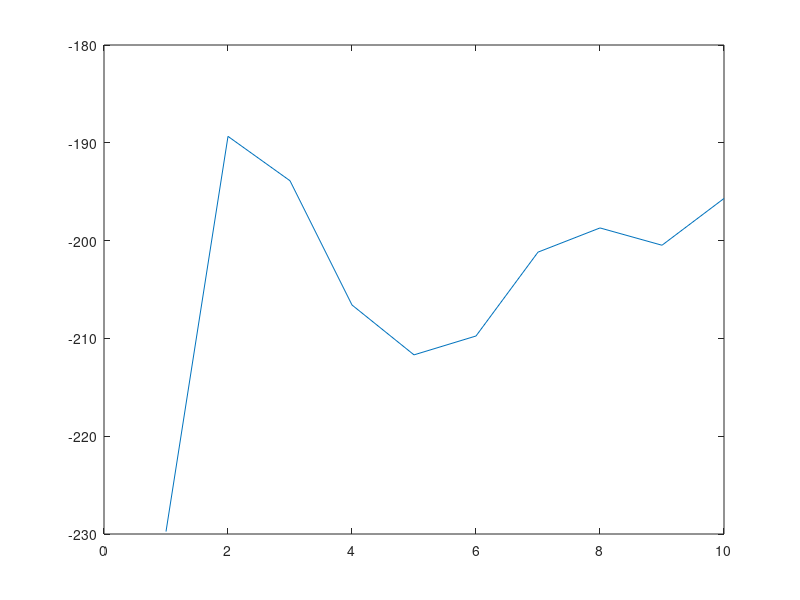

The MATLAB script that drew this image:
clear all
close all
rng(0);
n = 200; % sample size
K = 2; % number of lines
e = [.7 .3]; % mixing weights
w = [-2 1]; % slopes of lines
b = [.5 -.5]; % offsets of lines
v = [.2 .1]; % variances
for i=1:n
x(i) = rand;
if rand < e(1);
y(i) = w(1)*x(i) + b(1) + randn*sqrt(v(1));
else
y(i) = w(2)*x(i) + b(2) + randn*sqrt(v(2));
end
end
plot(x,y,'bo')
hold on
t=0:0.01:1;
plot(t,w(1)*t+b(1),'k')
plot(t,w(2)*t+b(2),'k')

% EM algorithm
e = [.5 .5]; 
w = [1 -1]; % slopes of lines
b = [0 0]; % offsets of lines
v = repmat(var(y), 1, 2); % variances
log_likelihood = zeros(500, 1);
for iter = 1:10
    u = w' * x + b' * ones(n, 1)'; 
    w_mat = repmat(w', 1, 200); 
    x_mat = vertcat(x, x);
    y_mat = vertcat(y, y);
    v_mat = v' * ones(1, n);
    
    gaussian_pdf = normpdf(y_mat, u, sqrt(v_mat));
    e_mat = repmat(e', 1, 200);
    phi_num = e_mat .* gaussian_pdf;
    phi_dem = sum(phi_num, 1);
    phi = phi_num ./ repmat(phi_dem, 2, 1);
    log_likelihood(iter,:) = sum(log(sum(gaussian_pdf .* e_mat,1)));
    if iter ~= 1
        if abs(log_likelihood(iter-1,:) - log_likelihood(iter,:)) <= (10 ^ (-4))
            break
        end
     end
    x_new = [ones(1,n); x];
    phi_diag_1 = diag(phi(1,:));
    a1 = (inv(x_new * phi_diag_1 * x_new') * x_new * phi_diag_1 * y')';
    
    phi_diag_2 = diag(phi(2,:));
    a2 = (inv(x_new * phi_diag_2 * x_new') * x_new * phi_diag_2 * y')';
    
    b = [a1(1) a2(1)];
    w = [a1(2) a2(2)];
    u = w' * x + b' * ones(n, 1)'; 
    v = sum(phi .* ((y_mat - u) .^ 2), 2)' / n;
    e = sum(phi, 2)' / n;
end

hold on
plot(t,w(1)*t+b(1),':')
plot(t,w(2)*t+b(2),':')

hold off
subplot(1, 1, 1);
plot(1:iter, log_likelihood(1:iter,:))
